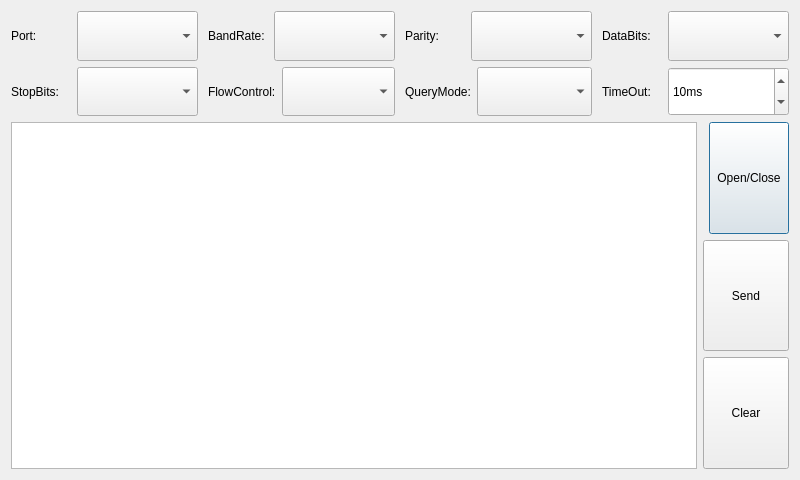
<?xml version="1.0" encoding="UTF-8"?>
<ui version="4.0">
 <class>Dialog</class>
 <widget class="QDialog" name="Dialog">
  <property name="enabled">
   <bool>true</bool>
  </property>
  <property name="geometry">
   <rect>
    <x>0</x>
    <y>0</y>
    <width>800</width>
    <height>480</height>
   </rect>
  </property>
  <property name="minimumSize">
   <size>
    <width>800</width>
    <height>480</height>
   </size>
  </property>
  <property name="maximumSize">
   <size>
    <width>804</width>
    <height>480</height>
   </size>
  </property>
  <property name="windowTitle">
   <string>Dialog</string>
  </property>
  <layout class="QVBoxLayout" name="verticalLayout_2" stretch="1,1,7">
   <item>
    <layout class="QHBoxLayout" name="horizontalLayout_11">
     <property name="spacing">
      <number>10</number>
     </property>
     <property name="rightMargin">
      <number>0</number>
     </property>
     <item>
      <layout class="QHBoxLayout" name="horizontalLayout_2" stretch="1,2">
       <item>
        <widget class="QLabel" name="portLabel">
         <property name="minimumSize">
          <size>
           <width>0</width>
           <height>0</height>
          </size>
         </property>
         <property name="text">
          <string>Port:</string>
         </property>
        </widget>
       </item>
       <item>
        <widget class="QComboBox" name="portComboBox">
         <property name="sizePolicy">
          <sizepolicy hsizetype="Preferred" vsizetype="Preferred">
           <horstretch>0</horstretch>
           <verstretch>0</verstretch>
          </sizepolicy>
         </property>
         <property name="minimumSize">
          <size>
           <width>0</width>
           <height>0</height>
          </size>
         </property>
        </widget>
       </item>
      </layout>
     </item>
     <item>
      <layout class="QHBoxLayout" name="horizontalLayout_3" stretch="1,2">
       <item>
        <widget class="QLabel" name="bandRateLabel">
         <property name="minimumSize">
          <size>
           <width>0</width>
           <height>0</height>
          </size>
         </property>
         <property name="text">
          <string>BandRate:</string>
         </property>
        </widget>
       </item>
       <item>
        <widget class="QComboBox" name="bandRateComboBox">
         <property name="sizePolicy">
          <sizepolicy hsizetype="Preferred" vsizetype="Preferred">
           <horstretch>0</horstretch>
           <verstretch>0</verstretch>
          </sizepolicy>
         </property>
         <property name="minimumSize">
          <size>
           <width>0</width>
           <height>0</height>
          </size>
         </property>
        </widget>
       </item>
      </layout>
     </item>
     <item>
      <layout class="QHBoxLayout" name="horizontalLayout_4" stretch="1,2">
       <item>
        <widget class="QLabel" name="parityLabel">
         <property name="minimumSize">
          <size>
           <width>0</width>
           <height>0</height>
          </size>
         </property>
         <property name="text">
          <string>Parity:</string>
         </property>
        </widget>
       </item>
       <item>
        <widget class="QComboBox" name="parityComboBox">
         <property name="sizePolicy">
          <sizepolicy hsizetype="Preferred" vsizetype="Preferred">
           <horstretch>0</horstretch>
           <verstretch>0</verstretch>
          </sizepolicy>
         </property>
         <property name="minimumSize">
          <size>
           <width>0</width>
           <height>0</height>
          </size>
         </property>
        </widget>
       </item>
      </layout>
     </item>
     <item>
      <layout class="QHBoxLayout" name="horizontalLayout_5" stretch="1,2">
       <item>
        <widget class="QLabel" name="dataBitsLabel">
         <property name="minimumSize">
          <size>
           <width>0</width>
           <height>0</height>
          </size>
         </property>
         <property name="text">
          <string>DataBits:</string>
         </property>
        </widget>
       </item>
       <item>
        <widget class="QComboBox" name="dataBitsComboBox">
         <property name="sizePolicy">
          <sizepolicy hsizetype="Preferred" vsizetype="Preferred">
           <horstretch>0</horstretch>
           <verstretch>0</verstretch>
          </sizepolicy>
         </property>
         <property name="minimumSize">
          <size>
           <width>0</width>
           <height>0</height>
          </size>
         </property>
        </widget>
       </item>
      </layout>
     </item>
    </layout>
   </item>
   <item>
    <layout class="QHBoxLayout" name="horizontalLayout_12">
     <property name="spacing">
      <number>10</number>
     </property>
     <property name="rightMargin">
      <number>0</number>
     </property>
     <item>
      <layout class="QHBoxLayout" name="horizontalLayout_6" stretch="1,2">
       <item>
        <widget class="QLabel" name="stopBitsLabel">
         <property name="text">
          <string>StopBits:</string>
         </property>
        </widget>
       </item>
       <item>
        <widget class="QComboBox" name="stopBitsComboBox">
         <property name="sizePolicy">
          <sizepolicy hsizetype="Preferred" vsizetype="Preferred">
           <horstretch>0</horstretch>
           <verstretch>0</verstretch>
          </sizepolicy>
         </property>
        </widget>
       </item>
      </layout>
     </item>
     <item>
      <layout class="QHBoxLayout" name="horizontalLayout_7" stretch="1,2">
       <item>
        <widget class="QLabel" name="flowControlLabel">
         <property name="text">
          <string>FlowControl:</string>
         </property>
        </widget>
       </item>
       <item>
        <widget class="QComboBox" name="flowControlComboBox">
         <property name="sizePolicy">
          <sizepolicy hsizetype="Preferred" vsizetype="Preferred">
           <horstretch>0</horstretch>
           <verstretch>0</verstretch>
          </sizepolicy>
         </property>
        </widget>
       </item>
      </layout>
     </item>
     <item>
      <layout class="QHBoxLayout" name="horizontalLayout_8" stretch="1,2">
       <item>
        <widget class="QLabel" name="queryModeLabel">
         <property name="text">
          <string>QueryMode:</string>
         </property>
        </widget>
       </item>
       <item>
        <widget class="QComboBox" name="queryModeComboBox">
         <property name="sizePolicy">
          <sizepolicy hsizetype="Preferred" vsizetype="Preferred">
           <horstretch>0</horstretch>
           <verstretch>0</verstretch>
          </sizepolicy>
         </property>
        </widget>
       </item>
      </layout>
     </item>
     <item>
      <layout class="QHBoxLayout" name="horizontalLayout_9" stretch="1,2">
       <item>
        <widget class="QLabel" name="timeOutLabel">
         <property name="text">
          <string>TimeOut:</string>
         </property>
        </widget>
       </item>
       <item>
        <widget class="QSpinBox" name="timeOutBox">
         <property name="sizePolicy">
          <sizepolicy hsizetype="Preferred" vsizetype="Preferred">
           <horstretch>0</horstretch>
           <verstretch>0</verstretch>
          </sizepolicy>
         </property>
         <property name="suffix">
          <string>ms</string>
         </property>
         <property name="minimum">
          <number>-1</number>
         </property>
         <property name="maximum">
          <number>10000</number>
         </property>
         <property name="singleStep">
          <number>10</number>
         </property>
         <property name="value">
          <number>10</number>
         </property>
        </widget>
       </item>
      </layout>
     </item>
    </layout>
   </item>
   <item>
    <layout class="QHBoxLayout" name="horizontalLayout_10">
     <item>
      <widget class="QTextBrowser" name="textBrowser"/>
     </item>
     <item>
      <layout class="QVBoxLayout" name="verticalLayout">
       <item>
        <layout class="QHBoxLayout" name="horizontalLayout">
         <item>
          <widget class="HLed" name="led" native="true">
           <zorder></zorder>
          </widget>
         </item>
         <item>
          <widget class="QPushButton" name="openCloseButton">
           <property name="sizePolicy">
            <sizepolicy hsizetype="Preferred" vsizetype="Preferred">
             <horstretch>0</horstretch>
             <verstretch>0</verstretch>
            </sizepolicy>
           </property>
           <property name="text">
            <string>Open/Close</string>
           </property>
          </widget>
         </item>
        </layout>
       </item>
       <item>
        <widget class="QPushButton" name="sendButton">
         <property name="sizePolicy">
          <sizepolicy hsizetype="Preferred" vsizetype="Preferred">
           <horstretch>0</horstretch>
           <verstretch>0</verstretch>
          </sizepolicy>
         </property>
         <property name="text">
          <string>Send</string>
         </property>
        </widget>
       </item>
       <item>
        <widget class="QPushButton" name="clearButton">
         <property name="sizePolicy">
          <sizepolicy hsizetype="Preferred" vsizetype="Preferred">
           <horstretch>0</horstretch>
           <verstretch>0</verstretch>
          </sizepolicy>
         </property>
         <property name="text">
          <string>Clear</string>
         </property>
        </widget>
       </item>
      </layout>
     </item>
    </layout>
   </item>
  </layout>
 </widget>
 <layoutdefault spacing="6" margin="11"/>
 <customwidgets>
  <customwidget>
   <class>HLed</class>
   <extends>QWidget</extends>
   <header>hled.h</header>
   <container>1</container>
  </customwidget>
 </customwidgets>
 <resources/>
 <connections/>
</ui>
